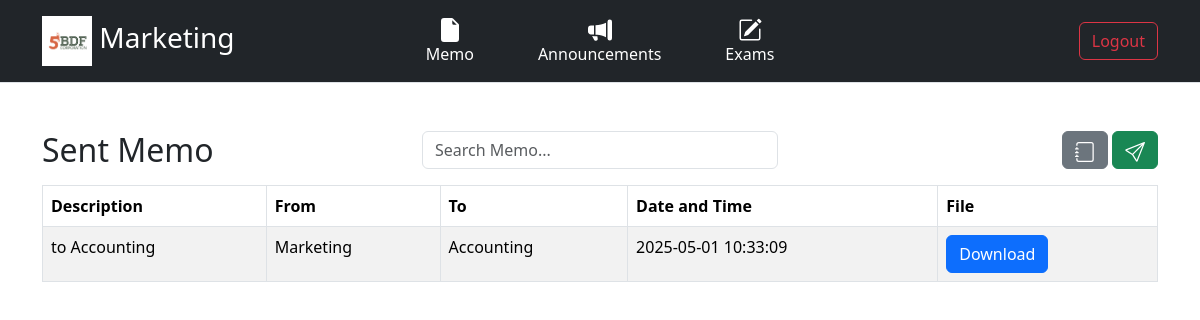
/departments/IT/sent.php (signed in), run on the app's committed database.
### tables this page shows
CREATE TABLE `memos` (
  `memo_id` int(11) NOT NULL,
  `description` text NOT NULL,
  `from_department` varchar(100) NOT NULL,
  `to_department` varchar(100) NOT NULL,
  `datetime_sent` datetime NOT NULL,
  `file_path` varchar(255) DEFAULT NULL,
  `is_downloaded` tinyint(1) DEFAULT 0
);

### departments/IT/sent.php (the view, shortened to what this page needs)
<?php
require_once '../../db/dbcon.php';
$sql = "SELECT * FROM memos WHERE from_department = ? ORDER BY datetime_sent DESC";
$stmt = $conn->prepare($sql);
$stmt->bind_param("s", $_SESSION['department']);
$stmt->execute();
$result = $stmt->get_result();
$memos = [];
while ($memo = $result->fetch_assoc()) {
    $memos[] = $memo;
}
?>
<!DOCTYPE html>
<html lang="en">
<head>
    <link href="https://cdn.jsdelivr.net/npm/bootstrap@5.3.5/dist/css/bootstrap.min.css" rel="stylesheet">
</head>
<body>
<div class="px-3 py-2 mb-5 text-bg-dark border-bottom">
    <div class="container">
        <div class="row align-items-center">
            <div class="col-6 col-md-4">
                <span class="fs-3 text-white"><img src="../../img/5bdflogo.png" alt="5BDF Logo" style="width: 50px; height: auto;"> <?php echo $_SESSION['department']; ?></span>
            </div>
            <div class="col-6 col-md-4 d-flex justify-content-center">
                <ul class="nav col-12 col-lg-auto my-2 justify-content-center my-md-0 text-small">
                    <li class="nav-item mx-3 text-center">
                        <a href="memo.php" class="nav-link text-white">
                            <svg xmlns="http://www.w3.org/2000/svg" width="24" height="24" fill="currentColor" class="bi bi-file-earmark-fill" viewBox="0 0 16 16">
                                <path d="M4 0h5.293A1 1 0 0 1 10 .293L13.707 4a1 1 0 0 1 .293.707V14a2 2 0 0 1-2 2H4a2 2 0 0 1-2-2V2a2 2 0 0 1 2-2m5.5 1.5v2a1 1 0 0 0 1 1h2z"/>
                            </svg>
                            <div>Memo</div>
                        </a>
                    </li>
                    <li class="nav-item mx-3 text-center">
                        <a href="announcements.php" class="nav-link text-white">
                            <div>Announcements</div>
                        </a>
                    </li>
                    <li class="nav-item mx-3 text-center">
                        <a href="exams.php" class="nav-link text-white">
                            <div>Exams</div>
                        </a>
                    </li>
                </ul>
            </div>
            <div class="col-12 col-md-4 d-flex justify-content-end">
                <form action="../../index.php" method="POST">
                    <button class="btn btn-outline-danger ms-2" onclick="window.location.href='logout.php'">Logout</button>
                </form>
            </div>
        </div>
    </div>
</div>
<div class="container my-4">
    <div class="row mb-3 align-items-center">
        <div class="col-md-4">
            <h2 class="m-0">Sent Memo</h2>
        </div>
        <div class="col-md-4 text-center">
            <input type="text" class="form-control" id="searchInput" placeholder="Search Memo..." onkeyup="filterMemos()">
        </div>
        <div class="col-md-4 text-end">
            <a href="./dashboard.php" class="btn btn-secondary">
            </a>
            <button type="button" class="btn btn-success" data-bs-toggle="modal" data-bs-target="#exampleModal">
            </button>
        </div>
    </div>
<table class="table table-striped table-bordered" id="memosTable">
    <thead>
        <tr>
            <th>Description</th>
            <th>From</th>
            <th>To</th>
            <th>Date and Time</th>
            <th>File</th>
        </tr>
    </thead>
    <tbody>
        <?php if (count($memos) > 0): ?>
            <?php foreach ($memos as $memo): ?>
                <tr>
                    <td style="<?= $memo['is_downloaded'] ?>">
                        <?= htmlspecialchars($memo['description']) ?>
                    </td>
                    <td style="<?= $memo['is_downloaded'] ?>">
                        <?= htmlspecialchars($memo['from_department']) ?>
                    </td>
                    <td style="<?= $memo['is_downloaded'] ?>">
                        <?= htmlspecialchars($memo['to_department']) ?>
                    </td>
                    <td style="<?= $memo['is_downloaded'] ?>">
                        <?= date('Y-m-d H:i:s', strtotime($memo['datetime_sent'])) ?>
                    </td>
                    <td>
                        <?php if ($memo['file_path']): ?>
                            <a href="?download_memo_id=<?= $memo['memo_id'] ?>" class="btn btn-primary">Download</a>
                        <?php endif; ?>
                    </td>
                </tr>
            <?php endforeach; ?>
        <?php else: ?>
            <tr>
                <td colspan="5" class="text-center">No memos found.</td>
            </tr>
        <?php endif; ?>
    </tbody>
</table>
</div>
</body>
</html>

### data on the page
memos: description "to Accounting", from_department "Marketing", to_department "Accounting", datetime_sent "2025-05-01 10:33:09"

### other printed values
$_SESSION['department'] "Marketing"
